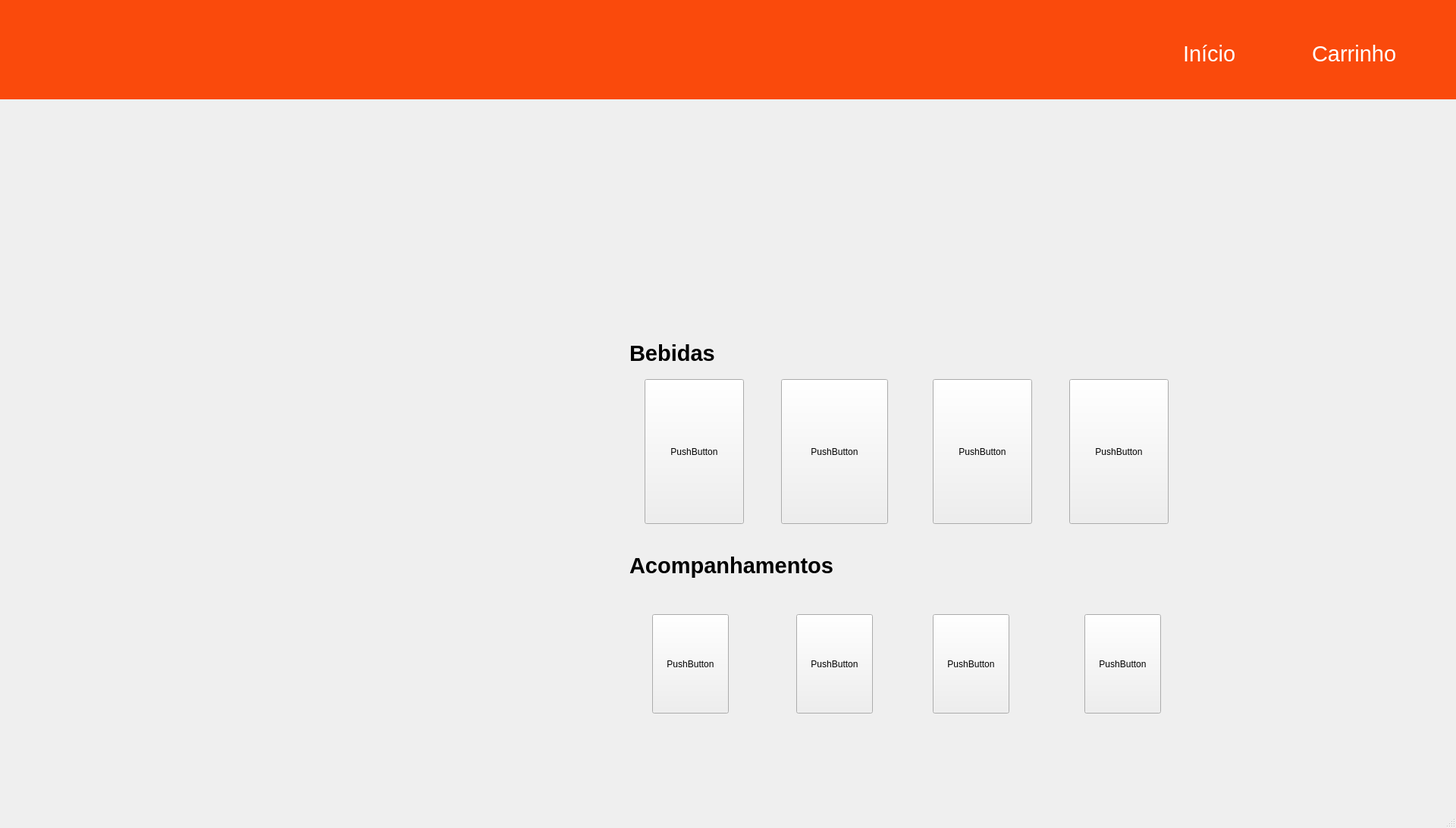
<?xml version="1.0" encoding="UTF-8"?>
<ui version="4.0">
 <class>MainWindow</class>
 <widget class="QMainWindow" name="MainWindow">
  <property name="geometry">
   <rect>
    <x>0</x>
    <y>0</y>
    <width>1920</width>
    <height>1092</height>
   </rect>
  </property>
  <property name="cursor">
   <cursorShape>ArrowCursor</cursorShape>
  </property>
  <property name="mouseTracking">
   <bool>false</bool>
  </property>
  <property name="windowTitle">
   <string>MainWindow</string>
  </property>
  <widget class="QWidget" name="centralwidget">
   <widget class="QLabel" name="label">
    <property name="geometry">
     <rect>
      <x>130</x>
      <y>40</y>
      <width>271</width>
      <height>51</height>
     </rect>
    </property>
    <property name="text">
     <string/>
    </property>
    <property name="pixmap">
     <pixmap>../../../Downloads/PURO SABOR (2).png</pixmap>
    </property>
   </widget>
   <widget class="QLabel" name="label_2">
    <property name="geometry">
     <rect>
      <x>0</x>
      <y>-30</y>
      <width>1921</width>
      <height>161</height>
     </rect>
    </property>
    <property name="styleSheet">
     <string notr="true">background-color: #FA4A0C
</string>
    </property>
    <property name="text">
     <string/>
    </property>
   </widget>
   <widget class="QLabel" name="label_3">
    <property name="geometry">
     <rect>
      <x>1560</x>
      <y>30</y>
      <width>101</width>
      <height>81</height>
     </rect>
    </property>
    <property name="font">
     <font>
      <pointsize>22</pointsize>
     </font>
    </property>
    <property name="cursor">
     <cursorShape>PointingHandCursor</cursorShape>
    </property>
    <property name="styleSheet">
     <string notr="true">color: white</string>
    </property>
    <property name="text">
     <string>Início</string>
    </property>
   </widget>
   <widget class="QLabel" name="label_4">
    <property name="geometry">
     <rect>
      <x>1730</x>
      <y>30</y>
      <width>141</width>
      <height>81</height>
     </rect>
    </property>
    <property name="font">
     <font>
      <pointsize>22</pointsize>
     </font>
    </property>
    <property name="cursor">
     <cursorShape>PointingHandCursor</cursorShape>
    </property>
    <property name="styleSheet">
     <string notr="true">color: white</string>
    </property>
    <property name="text">
     <string>Carrinho</string>
    </property>
   </widget>
   <widget class="QLabel" name="label_5">
    <property name="geometry">
     <rect>
      <x>310</x>
      <y>140</y>
      <width>1311</width>
      <height>321</height>
     </rect>
    </property>
    <property name="cursor">
     <cursorShape>ArrowCursor</cursorShape>
    </property>
    <property name="text">
     <string/>
    </property>
    <property name="pixmap">
     <pixmap>imagens/pratododia.png</pixmap>
    </property>
   </widget>
   <widget class="QLabel" name="label_6">
    <property name="geometry">
     <rect>
      <x>310</x>
      <y>480</y>
      <width>511</width>
      <height>521</height>
     </rect>
    </property>
    <property name="cursor">
     <cursorShape>PointingHandCursor</cursorShape>
    </property>
    <property name="text">
     <string/>
    </property>
    <property name="pixmap">
     <pixmap>imagens/Design sem nome 2.png</pixmap>
    </property>
    <property name="scaledContents">
     <bool>false</bool>
    </property>
   </widget>
   <widget class="QLabel" name="label_7">
    <property name="geometry">
     <rect>
      <x>830</x>
      <y>440</y>
      <width>131</width>
      <height>51</height>
     </rect>
    </property>
    <property name="font">
     <font>
      <pointsize>22</pointsize>
      <weight>75</weight>
      <bold>true</bold>
     </font>
    </property>
    <property name="styleSheet">
     <string notr="true"/>
    </property>
    <property name="text">
     <string>Bebidas</string>
    </property>
   </widget>
   <widget class="QPushButton" name="pushButton">
    <property name="geometry">
     <rect>
      <x>850</x>
      <y>500</y>
      <width>131</width>
      <height>191</height>
     </rect>
    </property>
    <property name="cursor">
     <cursorShape>PointingHandCursor</cursorShape>
    </property>
    <property name="text">
     <string>PushButton</string>
    </property>
    <property name="checkable">
     <bool>true</bool>
    </property>
   </widget>
   <widget class="QPushButton" name="pushButton_2">
    <property name="geometry">
     <rect>
      <x>1030</x>
      <y>500</y>
      <width>141</width>
      <height>191</height>
     </rect>
    </property>
    <property name="cursor">
     <cursorShape>PointingHandCursor</cursorShape>
    </property>
    <property name="text">
     <string>PushButton</string>
    </property>
    <property name="checkable">
     <bool>true</bool>
    </property>
   </widget>
   <widget class="QPushButton" name="pushButton_3">
    <property name="geometry">
     <rect>
      <x>1230</x>
      <y>500</y>
      <width>131</width>
      <height>191</height>
     </rect>
    </property>
    <property name="cursor">
     <cursorShape>PointingHandCursor</cursorShape>
    </property>
    <property name="text">
     <string>PushButton</string>
    </property>
    <property name="checkable">
     <bool>true</bool>
    </property>
   </widget>
   <widget class="QPushButton" name="pushButton_4">
    <property name="geometry">
     <rect>
      <x>1410</x>
      <y>500</y>
      <width>131</width>
      <height>191</height>
     </rect>
    </property>
    <property name="cursor">
     <cursorShape>PointingHandCursor</cursorShape>
    </property>
    <property name="text">
     <string>PushButton</string>
    </property>
    <property name="checkable">
     <bool>true</bool>
    </property>
   </widget>
   <widget class="QLabel" name="label_10">
    <property name="geometry">
     <rect>
      <x>830</x>
      <y>720</y>
      <width>291</width>
      <height>51</height>
     </rect>
    </property>
    <property name="font">
     <font>
      <pointsize>22</pointsize>
      <weight>75</weight>
      <bold>true</bold>
     </font>
    </property>
    <property name="styleSheet">
     <string notr="true"/>
    </property>
    <property name="text">
     <string>Acompanhamentos</string>
    </property>
   </widget>
   <widget class="QPushButton" name="pushButton_5">
    <property name="geometry">
     <rect>
      <x>860</x>
      <y>810</y>
      <width>101</width>
      <height>131</height>
     </rect>
    </property>
    <property name="cursor">
     <cursorShape>PointingHandCursor</cursorShape>
    </property>
    <property name="text">
     <string>PushButton</string>
    </property>
    <property name="checkable">
     <bool>true</bool>
    </property>
   </widget>
   <widget class="QPushButton" name="pushButton_6">
    <property name="geometry">
     <rect>
      <x>1050</x>
      <y>810</y>
      <width>101</width>
      <height>131</height>
     </rect>
    </property>
    <property name="cursor">
     <cursorShape>PointingHandCursor</cursorShape>
    </property>
    <property name="text">
     <string>PushButton</string>
    </property>
    <property name="checkable">
     <bool>true</bool>
    </property>
   </widget>
   <widget class="QPushButton" name="pushButton_7">
    <property name="geometry">
     <rect>
      <x>1230</x>
      <y>810</y>
      <width>101</width>
      <height>131</height>
     </rect>
    </property>
    <property name="cursor">
     <cursorShape>PointingHandCursor</cursorShape>
    </property>
    <property name="text">
     <string>PushButton</string>
    </property>
    <property name="checkable">
     <bool>true</bool>
    </property>
   </widget>
   <widget class="QPushButton" name="pushButton_8">
    <property name="geometry">
     <rect>
      <x>1430</x>
      <y>810</y>
      <width>101</width>
      <height>131</height>
     </rect>
    </property>
    <property name="cursor">
     <cursorShape>PointingHandCursor</cursorShape>
    </property>
    <property name="text">
     <string>PushButton</string>
    </property>
    <property name="checkable">
     <bool>true</bool>
    </property>
   </widget>
   <widget class="QLabel" name="label_8">
    <property name="geometry">
     <rect>
      <x>830</x>
      <y>470</y>
      <width>751</width>
      <height>251</height>
     </rect>
    </property>
    <property name="cursor">
     <cursorShape>ArrowCursor</cursorShape>
    </property>
    <property name="mouseTracking">
     <bool>false</bool>
    </property>
    <property name="text">
     <string/>
    </property>
    <property name="pixmap">
     <pixmap>imagens/bebidasGroup (1).png</pixmap>
    </property>
   </widget>
   <widget class="QLabel" name="label_9">
    <property name="geometry">
     <rect>
      <x>820</x>
      <y>780</y>
      <width>741</width>
      <height>221</height>
     </rect>
    </property>
    <property name="cursor">
     <cursorShape>PointingHandCursor</cursorShape>
    </property>
    <property name="text">
     <string/>
    </property>
    <property name="pixmap">
     <pixmap>imagens/TESTE (1).png</pixmap>
    </property>
   </widget>
   <zorder>pushButton_8</zorder>
   <zorder>pushButton_7</zorder>
   <zorder>pushButton_6</zorder>
   <zorder>pushButton_5</zorder>
   <zorder>pushButton_2</zorder>
   <zorder>pushButton_3</zorder>
   <zorder>pushButton_4</zorder>
   <zorder>pushButton</zorder>
   <zorder>label_2</zorder>
   <zorder>label</zorder>
   <zorder>label_3</zorder>
   <zorder>label_4</zorder>
   <zorder>label_5</zorder>
   <zorder>label_6</zorder>
   <zorder>label_7</zorder>
   <zorder>label_10</zorder>
   <zorder>label_8</zorder>
   <zorder>label_9</zorder>
  </widget>
  <widget class="QMenuBar" name="menubar">
   <property name="geometry">
    <rect>
     <x>0</x>
     <y>0</y>
     <width>1920</width>
     <height>21</height>
    </rect>
   </property>
  </widget>
  <widget class="QStatusBar" name="statusbar"/>
 </widget>
 <resources/>
 <connections/>
</ui>
